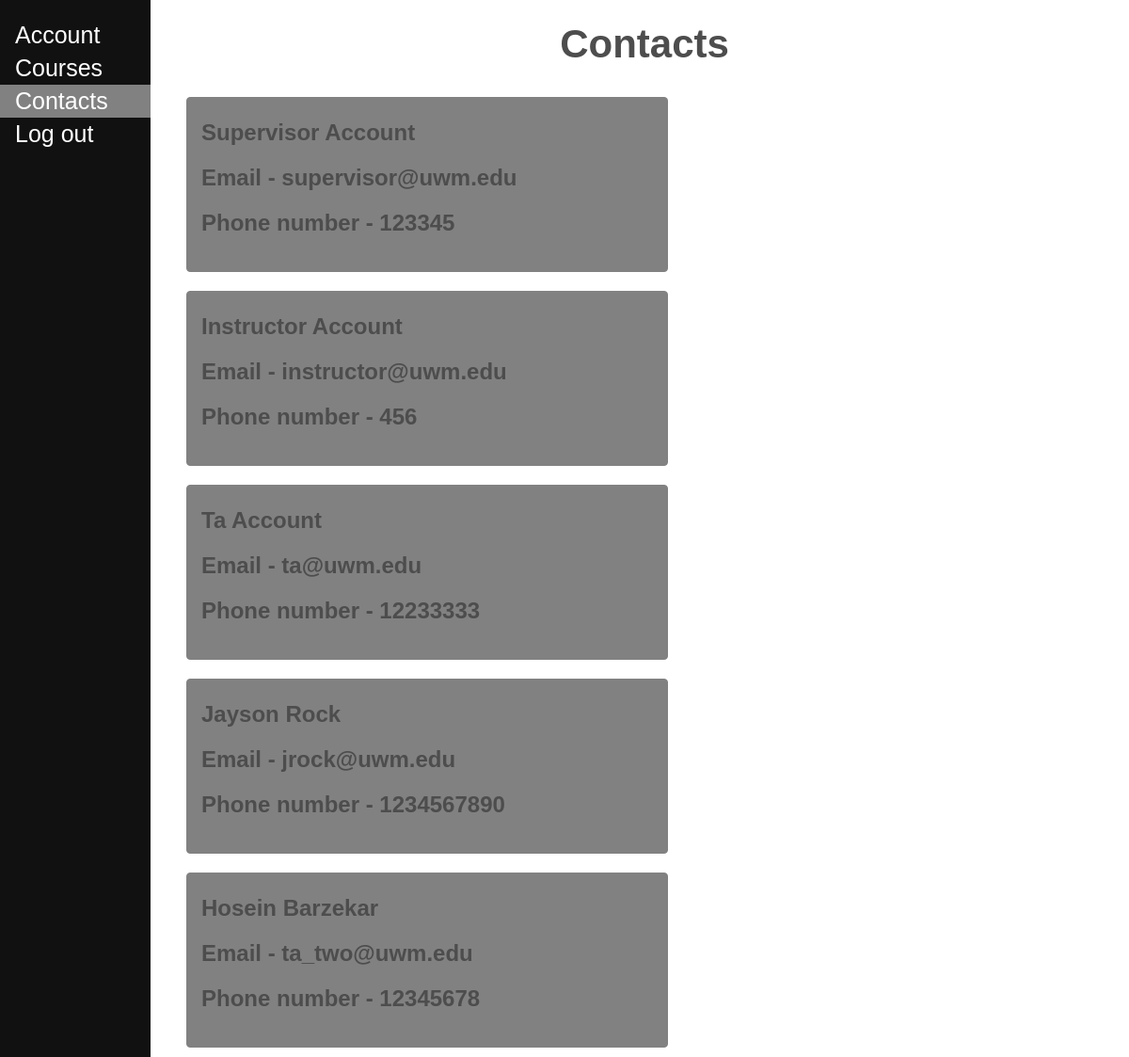
/contacts/, run on the app's committed database.
### ourapp/models.py (models this page shows, shortened)
class MyUser(models.Model):
    first_name = models.CharField(max_length=100, default=None)
    last_name = models.CharField(max_length=100, default=None)
    password = models.CharField(max_length=100, default=None)
    address = models.CharField(max_length=100, default=None)
    email = models.EmailField(default=None)
    phone_number = models.CharField(max_length=15, default=None)
    role = models.CharField(max_length=100, default=None, choices=Role.choices)
    skills = models.ManyToManyField(Skill, default=None, blank=True)

### ourapp/views.py (the view, shortened to what this page needs)
# urls.py: path('contacts/', views.Contacts.as_view(), name='contacts')
class Contacts(View):
    def get(self, request):
        request.session['submitted'] = False
        accounts = MyUser.objects.all()
        return render(request, "contacts.html", {"accounts": accounts})

### ourapp/templates/contacts.html (shortened to what this page needs)
<!DOCTYPE html>
<html lang="en">
<head>
    {% load static %}
    <link rel="stylesheet" href="{% static 'styles.css' %}">
</head>
<body>
    <div class="sidenav">
        <a href="/account/">Account</a>
        <a href="/course/">Courses</a>
        <a href="/contacts/" class="current">Contacts</a>
        <a href="/">Log out</a>
    </div>
    <div class="main">
        <section>
            <h2>Contacts</h2>
            {% for i in accounts %}
                <div class="contactInfo">
                    <h1>{{ i.first_name }} {{ i.last_name }}</h1>
                    <h1 class="conText">Email - {{ i.email }}</h1>
                    <h1 class="conText">Phone number - {{ i.phone_number }}</h1>
                </div>
            {% endfor %}
        </section>
    </div>
</body>
</html>

### static/styles.css (style rules this page uses)
a:link { text-decoration: none; }
html { color: #4d4d4d; font-weight: 300; line-height: 1.44em; font-family: sans-serif; }
div { display: block; text-align: center; }
h1 { font-size: 24px; margin-top: 10px; margin-bottom: 25px; }
::placeholder { color: #A8A9AC }
.sidenav { height: 100%; width: 160px; position: fixed; z-index: 1; top: 0; left: 0; background-color: #111111; overflow-x: hidden; padding-top: 20px; }
.sidenav a { padding: 6px 8px 6px 16px; text-decoration: none; text-align: left; font-size: 25px; color: #FFFFFF; display: block; }
.main { margin-left: 170px; font-size: 28px; padding: 0px 10px; }
.current { background-color: #818181; color: #111; }
.contactInfo { background-color: #818181; padding: 15px; margin: 10px; width: 40vw; text-align: left; border: 1px solid #818181; border-radius: 4px; float: left; }
.conText { float: left; margin-top: 0; margin-right: 15px; }

### data on the page
MyUser: first_name "Supervisor", last_name "Account", email "supervisor@uwm.edu", phone_number "123345"
MyUser: first_name "Instructor", last_name "Account", email "instructor@uwm.edu", phone_number "456"
MyUser: first_name "Ta", last_name "Account", email "ta@uwm.edu", phone_number "12233333"
MyUser: first_name "Jayson", last_name "Rock", email "jrock@uwm.edu", phone_number "1234567890"
MyUser: first_name "Hosein", last_name "Barzekar", email "ta_two@uwm.edu", phone_number "12345678"
